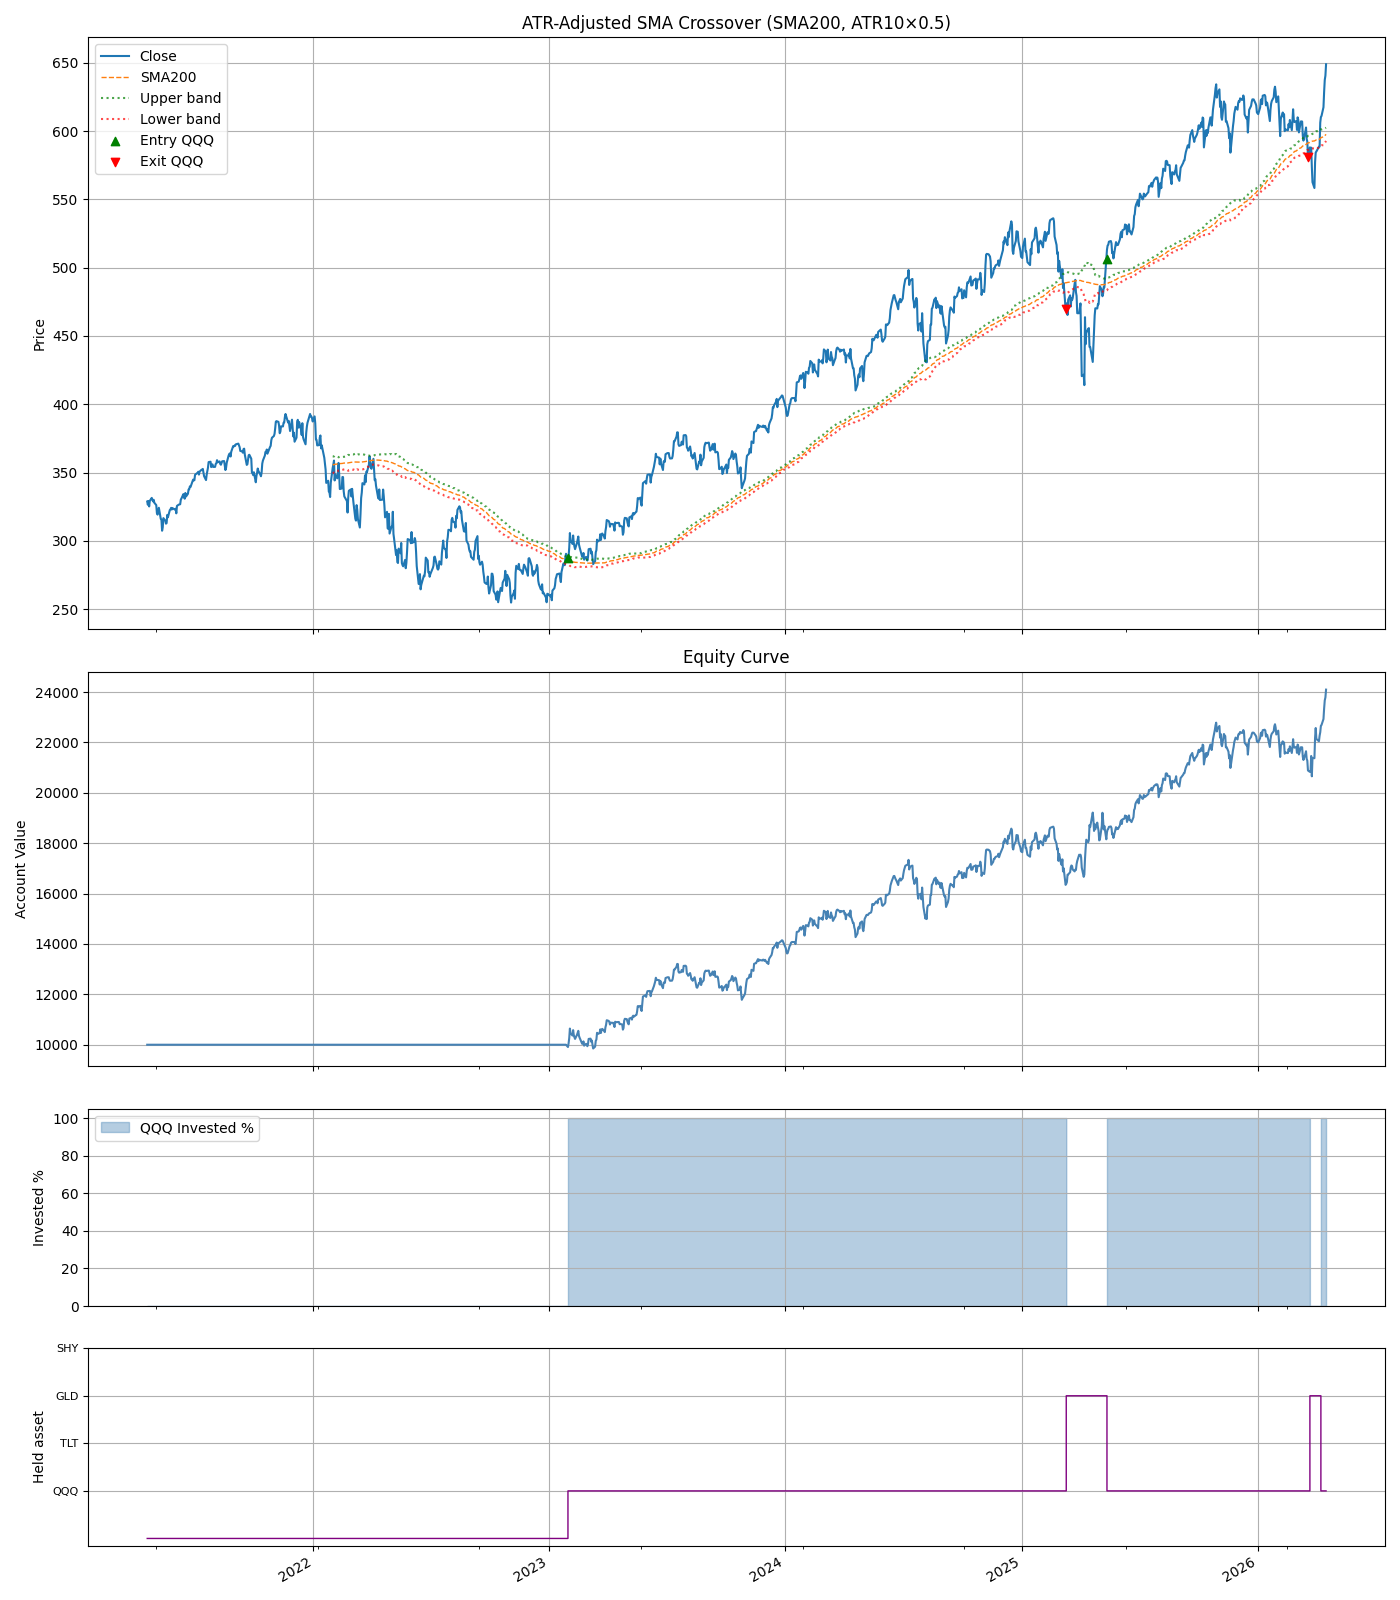

Python code for this plot:
"""
Backtest QQQ - ATR-Adjusted SMA Crossover

Direct upgrade over fixed-band SMA crossover. The band widens automatically
during high-volatility periods (fewer whipsaws) and narrows during calm markets
(more responsive signals).

Entry: Close > SMA(sma_window) * (1 + ATR(atr_window)/Close * atr_multiplier)
Exit:  Close < SMA(sma_window) * (1 - ATR(atr_window)/Close * atr_multiplier)

When alt_dfs provided: on exit from QQQ, rotate to best of alt_assets (TLT/GLD)
by N-day momentum, or safe_asset (SHY) if all negative. Re-enter QQQ on entry signal.

Grid search: sma_window (100-250), atr_window (10-20), atr_multiplier (0.5-2.0)
"""

import os
import math
import itertools
import pandas as pd
import numpy as np
import yfinance as yf
import matplotlib.pyplot as plt


DEFAULT_ALT_ASSETS   = ('TLT', 'GLD')
DEFAULT_SAFE_ASSET   = 'SHY'
DEFAULT_ALT_LOOKBACK = 63


def fetch_data(ticker='QQQ', period='5y'):
    df = yf.download(ticker, period=period, progress=False)
    df = df.dropna()
    if getattr(df.columns, 'nlevels', 1) > 1:
        df.columns = df.columns.droplevel(1)
    return df


def fetch_all(assets, period='5y'):
    """Download Open+Close for each asset. Returns dict {ticker: df}."""
    dfs = {}
    for ticker in assets:
        df = yf.download(ticker, period=period, progress=False)
        df = df.dropna()
        if getattr(df.columns, 'nlevels', 1) > 1:
            df.columns = df.columns.droplevel(1)
        dfs[ticker] = df[['Open', 'Close']]
    return dfs


def select_alt_asset(mom_row, alt_assets, safe_asset):
    """Pick best alt asset with positive momentum, else safe_asset."""
    alt_mom = {t: float(mom_row[t]) for t in alt_assets
               if t in mom_row.index and not pd.isna(mom_row[t])}
    if not alt_mom:
        return safe_asset
    best = max(alt_mom, key=alt_mom.get)
    return best if alt_mom[best] > 0 else safe_asset


def compute_atr(df, window):
    prev_close = df['Close'].shift(1)
    tr = pd.concat([
        df['High'] - df['Low'],
        (df['High'] - prev_close).abs(),
        (df['Low'] - prev_close).abs(),
    ], axis=1).max(axis=1)
    return tr.rolling(window).mean()


def max_drawdown(equity):
    roll_max = equity.cummax()
    return ((equity - roll_max) / roll_max).min()


def compute_stats(equity_series, initial_capital, closed_trades, df=None):
    trades_df = pd.DataFrame(closed_trades)
    total_return = equity_series.iloc[-1] / initial_capital - 1.0
    years = (equity_series.index[-1] - equity_series.index[0]).days / 365.25
    cagr = (equity_series.iloc[-1] / initial_capital) ** (1 / years) - 1 if years > 0 else np.nan
    if df is not None and years > 0:
        bh_cagr = (float(df['Close'].iloc[-1]) / float(df['Close'].iloc[0])) ** (1 / years) - 1
    else:
        bh_cagr = np.nan
    md = max_drawdown(equity_series)
    if len(trades_df) > 0 and 'pnl' in trades_df.columns:
        qqq_trades = trades_df[trades_df['asset'] == 'QQQ'] if 'asset' in trades_df.columns else trades_df
        if len(qqq_trades) == 0:
            qqq_trades = trades_df
        win_rate = len(qqq_trades[qqq_trades['pnl'] > 0]) / len(qqq_trades)
        avg_pnl = qqq_trades['pnl'].mean()
        trade_returns = (qqq_trades['exit_price'] - qqq_trades['entry_price']) / qqq_trades['entry_price']
        avg_trade_return = trade_returns.mean()
        max_trade_gain = trade_returns.max()
        max_trade_drop = trade_returns.min()
    else:
        win_rate = avg_pnl = avg_trade_return = max_trade_gain = max_trade_drop = np.nan
    return {
        'total_return': total_return, 'cagr': cagr, 'bh_cagr': bh_cagr,
        'max_drawdown': md, 'n_trades_closed': len(trades_df),
        'win_rate': win_rate, 'avg_pnl': avg_pnl,
        'avg_trade_return': avg_trade_return,
        'max_trade_gain': max_trade_gain, 'max_trade_drop': max_trade_drop,
        'trades_df': trades_df,
    }


def print_stats(stats, initial_capital, equity_series, sma_window, atr_window, atr_multiplier, out_paths):
    print('ATR-Adjusted SMA backtest summary:')
    print(f'Initial capital:          {initial_capital:,.2f}')
    print(f'SMA window:               {sma_window}')
    print(f'ATR window:               {atr_window}')
    print(f'ATR multiplier:           {atr_multiplier}')
    print(f'Final equity:             {equity_series.iloc[-1]:,.2f}')
    print(f'Total return:             {stats["total_return"]:.2%}')
    print(f'CAGR:                     {stats["cagr"]:.2%}')
    print(f'CAGR buy & hold:          {stats["bh_cagr"]:.2%}' if not pd.isna(stats['bh_cagr']) else 'CAGR buy & hold:          N/A')
    print(f'Max drawdown:             {stats["max_drawdown"]:.2%}')
    print(f'Number of trades:         {stats["n_trades_closed"]}')
    if not pd.isna(stats['win_rate']):
        print(f'Win rate:                 {stats["win_rate"]:.2%}')
        print(f'Average return per trade: {stats["avg_trade_return"]:.2%}')
        print(f'Max gain per trade:       {stats["max_trade_gain"]:.2%}')
        print(f'Max drop per trade:       {stats["max_trade_drop"]:.2%}')
    print(f'Trades CSV:               {out_paths["trades_csv"]}')
    print(f'Plot:                     {out_paths["fig_path"]}')


def save_plots(df, equity_series, invested_list, stats, sma_window, atr_window, atr_multiplier,
               out_dir, held_asset_list=None, all_assets=None):
    trades_df = stats['trades_df'].copy()
    if len(trades_df) > 0:
        trades_df['entry_date'] = pd.to_datetime(trades_df['entry_date'])
        trades_df['exit_date']  = pd.to_datetime(trades_df['exit_date'])

    invested_series = pd.Series(invested_list, index=equity_series.index)

    n_panels = 4 if held_asset_list is not None else 3
    height_ratios = [3, 2, 1, 1] if n_panels == 4 else [3, 2, 1]
    fig, axes = plt.subplots(n_panels, 1, sharex=True, figsize=(14, 4 * n_panels),
                             gridspec_kw={'height_ratios': height_ratios})
    ax_price, ax_equity, ax_inv = axes[0], axes[1], axes[2]

    df['Close'].plot(ax=ax_price, label='Close')
    df['SMA'].plot(ax=ax_price, label=f'SMA{sma_window}', linestyle='--', linewidth=1)
    df['upper_band'].plot(ax=ax_price, label='Upper band', linestyle=':', color='green', alpha=0.7)
    df['lower_band'].plot(ax=ax_price, label='Lower band', linestyle=':', color='red', alpha=0.7)
    if len(trades_df) > 0:
        qqq_trades = trades_df[trades_df['asset'] == 'QQQ'] if 'asset' in trades_df.columns else trades_df
        if len(qqq_trades) > 0:
            ax_price.scatter(qqq_trades['entry_date'], qqq_trades['entry_price'],
                             marker='^', color='green', label='Entry QQQ', zorder=5)
            ax_price.scatter(qqq_trades['exit_date'], qqq_trades['exit_price'],
                             marker='v', color='red', label='Exit QQQ', zorder=5)
    ax_price.set_title(f'ATR-Adjusted SMA Crossover (SMA{sma_window}, ATR{atr_window}×{atr_multiplier})')
    ax_price.set_ylabel('Price')
    ax_price.legend()
    ax_price.grid(True)

    equity_series.plot(ax=ax_equity, color='steelblue')
    ax_equity.set_title('Equity Curve')
    ax_equity.set_ylabel('Account Value')
    ax_equity.grid(True)

    ax_inv.fill_between(invested_series.index, invested_series.values * 100,
                        step='post', alpha=0.4, color='steelblue', label='QQQ Invested %')
    ax_inv.set_ylabel('Invested %')
    ax_inv.set_ylim(0, 105)
    ax_inv.grid(True)
    ax_inv.legend()

    if held_asset_list is not None and all_assets is not None:
        ax_held = axes[3]
        asset_codes = {a: i for i, a in enumerate(all_assets)}
        held_series = pd.Series(held_asset_list, index=equity_series.index)
        held_numeric = held_series.map(asset_codes).fillna(-1)
        held_numeric.plot(ax=ax_held, drawstyle='steps-post', color='purple', linewidth=1)
        ax_held.set_yticks(list(asset_codes.values()))
        ax_held.set_yticklabels(list(asset_codes.keys()), fontsize=8)
        ax_held.set_ylabel('Held asset')
        ax_held.grid(True)

    fig.tight_layout()
    out_fig = os.path.join(out_dir, 'backtest_atr_sma.png')
    fig.savefig(out_fig)
    plt.close(fig)
    return out_fig


def run_backtest_atr_sma(ticker='QQQ', period='5y', initial_capital=10000.0,
                          sma_window=200, atr_window=20, atr_multiplier=1.0,
                          alt_assets=DEFAULT_ALT_ASSETS,
                          safe_asset=DEFAULT_SAFE_ASSET,
                          alt_lookback=DEFAULT_ALT_LOOKBACK,
                          verbose=True, df=None, alt_dfs=None):
    out_dir = os.path.dirname(__file__)
    if df is None:
        df = fetch_data(ticker, period)
        df.index = pd.to_datetime(df.index)
        df = df[['Open', 'High', 'Low', 'Close', 'Volume']]
    if df.empty:
        raise ValueError('No data returned.')
    df = df.copy()

    use_alt = alt_dfs is not None

    if use_alt:
        alt_all    = list(alt_assets) + [safe_asset]
        alt_closes = pd.DataFrame({t: alt_dfs[t]['Close'] for t in alt_all if t in alt_dfs})
        alt_opens  = pd.DataFrame({t: alt_dfs[t]['Open']  for t in alt_all if t in alt_dfs})
        common     = df.index.intersection(alt_closes.dropna().index)
        df         = df.loc[common].copy()
        alt_closes = alt_closes.loc[common]
        alt_opens  = alt_opens.loc[common]
        alt_momentum = alt_closes / alt_closes.shift(alt_lookback) - 1

    df['SMA']        = df['Close'].rolling(sma_window).mean()
    df['ATR']        = compute_atr(df, atr_window)
    df['band']       = df['ATR'] / df['Close'] * atr_multiplier
    df['upper_band'] = df['SMA'] * (1 + df['band'])
    df['lower_band'] = df['SMA'] * (1 - df['band'])

    warmup = max(sma_window, atr_window)

    cash        = float(initial_capital)
    shares      = 0.0
    in_position = False
    entry_price = entry_date = entry_idx = None

    alt_asset       = None
    alt_shares      = 0.0
    alt_entry_price = None
    alt_entry_date  = None
    alt_entry_idx   = None

    equity_list     = []
    equity_dates    = []
    invested_list   = []
    held_asset_list = []
    closed_trades   = []

    for i in range(len(df)):
        date  = df.index[i]
        close = float(df['Close'].iat[i])

        alt_val   = (alt_shares * float(alt_closes[alt_asset].iat[i])
                     if use_alt and alt_asset is not None else 0.0)
        pos_value = shares * close
        eq        = cash + pos_value + alt_val
        equity_list.append(eq)
        equity_dates.append(date)
        invested_list.append(pos_value / eq if eq > 0 else 0.0)
        held_asset_list.append(
            ticker if in_position
            else (alt_asset if use_alt and alt_asset else 'CASH')
        )

        if i < warmup:
            continue
        sma_val  = df['SMA'].iat[i]
        band_val = df['band'].iat[i]
        if pd.isna(sma_val) or pd.isna(band_val):
            continue
        sma_f, band_f = float(sma_val), float(band_val)

        # Exit QQQ
        if in_position and close < sma_f * (1 - band_f):
            proceeds = shares * close
            pnl      = proceeds - shares * entry_price
            closed_trades.append({
                'asset': ticker,
                'entry_date': entry_date, 'entry_price': entry_price,
                'exit_date': date,        'exit_price': close,
                'shares': shares, 'pnl': pnl, 'held_days': i - (entry_idx or i),
            })
            cash       += proceeds
            shares      = 0.0
            in_position = False
            entry_price = entry_date = entry_idx = None

            # Rotate into alt when data available
            if use_alt and i + 1 < len(df) and not alt_momentum.iloc[i].isna().all():
                target        = select_alt_asset(alt_momentum.iloc[i], alt_assets, safe_asset)
                next_open_alt = float(alt_opens[target].iat[i + 1])
                alt_shares      = cash / next_open_alt
                cash           -= alt_shares * next_open_alt
                alt_asset       = target
                alt_entry_price = next_open_alt
                alt_entry_date  = df.index[i + 1]
                alt_entry_idx   = i + 1

        # Entry QQQ (sell alt first if held)
        if not in_position and close > sma_f * (1 + band_f):
            if i + 1 < len(df):
                next_open = float(df['Open'].iat[i + 1])
                next_date = df.index[i + 1]

                if use_alt and alt_asset is not None and alt_shares > 0:
                    exit_alt_px  = float(alt_opens[alt_asset].iat[i + 1])
                    alt_proceeds = alt_shares * exit_alt_px
                    alt_pnl      = alt_proceeds - alt_shares * alt_entry_price
                    closed_trades.append({
                        'asset': alt_asset,
                        'entry_date': alt_entry_date, 'entry_price': alt_entry_price,
                        'exit_date': next_date,        'exit_price': exit_alt_px,
                        'shares': alt_shares, 'pnl': alt_pnl,
                        'held_days': i + 1 - (alt_entry_idx or i + 1),
                    })
                    cash       += alt_proceeds
                    alt_shares  = 0.0
                    alt_asset   = None
                    alt_entry_price = alt_entry_date = alt_entry_idx = None

                shares      = cash / next_open
                cash       -= shares * next_open
                in_position = True
                entry_price = next_open
                entry_date  = next_date
                entry_idx   = i + 1

    equity_series = pd.Series(equity_list, index=equity_dates)
    stats = compute_stats(equity_series, initial_capital, closed_trades, df=df)

    trades_csv = fig_path = None
    if verbose:
        trades_csv = os.path.join(out_dir, 'trades_detail_atr_sma.csv')
        stats['trades_df'].to_csv(trades_csv, index=False)
        all_assets_plot = ([ticker] + list(alt_assets) + [safe_asset]) if use_alt else None
        fig_path = save_plots(df, equity_series, invested_list, stats,
                              sma_window, atr_window, atr_multiplier, out_dir,
                              held_asset_list=held_asset_list if use_alt else None,
                              all_assets=all_assets_plot)
        print_stats(stats, initial_capital, equity_series, sma_window, atr_window, atr_multiplier,
                    {'trades_csv': trades_csv, 'fig_path': fig_path})

    def _f(v):
        return round(float(v), 3) if not pd.isna(v) else None

    return {
        'initial_capital': float(initial_capital),
        'final_equity': _f(equity_series.iloc[-1]),
        'total_return': _f(stats['total_return']),
        'cagr': _f(stats['cagr']),
        'bh_cagr': _f(stats['bh_cagr']),
        'max_drawdown': _f(stats['max_drawdown']),
        'n_trades_closed': int(stats['n_trades_closed']),
        'win_rate': _f(stats['win_rate']),
        'avg_trade_return': _f(stats['avg_trade_return']),
        'max_trade_gain': _f(stats['max_trade_gain']),
        'max_trade_drop': _f(stats['max_trade_drop']),
        'fig_path': fig_path,
        'trades_csv': trades_csv,
    }


def grid_search(ticker='QQQ', period='5y', initial_capital=10000.0,
                sma_window_values=(100, 150, 200, 250),
                atr_window_values=(10, 14, 20),
                atr_multiplier_values=(0.5, 1.0, 1.5, 2.0),
                alt_assets=DEFAULT_ALT_ASSETS,
                safe_asset=DEFAULT_SAFE_ASSET,
                alt_lookback=DEFAULT_ALT_LOOKBACK,
                maximize='cagr'):
    combos = list(itertools.product(sma_window_values, atr_window_values, atr_multiplier_values))
    print(f'Grid search: {len(combos)} combinations...')
    print('Downloading QQQ data once...')
    raw_df = fetch_data(ticker, period)
    raw_df.index = pd.to_datetime(raw_df.index)
    raw_df = raw_df[['Open', 'High', 'Low', 'Close', 'Volume']]
    if raw_df.empty:
        raise ValueError('No data returned.')

    print('Downloading alt asset data (TLT, GLD, SHY)...')
    raw_alt_dfs = fetch_all(list(alt_assets) + [safe_asset], period)

    results = []
    for sma_w, atr_w, atr_m in combos:
        try:
            res = run_backtest_atr_sma(
                initial_capital=initial_capital,
                sma_window=sma_w, atr_window=atr_w, atr_multiplier=atr_m,
                alt_assets=alt_assets, safe_asset=safe_asset, alt_lookback=alt_lookback,
                verbose=False, df=raw_df, alt_dfs=raw_alt_dfs,
            )
            results.append({
                'sma_window': sma_w, 'atr_window': atr_w, 'atr_multiplier': atr_m,
                'cagr': res['cagr'], 'total_return': res['total_return'],
                'max_drawdown': res['max_drawdown'], 'win_rate': res['win_rate'],
                'n_trades': res['n_trades_closed'],
            })
        except Exception as e:
            print(f'  ERROR sma={sma_w},atr={atr_w},mult={atr_m}: {e}')

    results_df = pd.DataFrame(results).sort_values(maximize, ascending=False).reset_index(drop=True)
    print(f'\nTop 10 by {maximize}:')
    print(results_df.head(10).to_string(index=False))

    out_dir = os.path.dirname(__file__)
    csv_path = os.path.join(out_dir, 'grid_search_results.csv')
    results_df.to_csv(csv_path, index=False)
    print(f'\nFull results saved to: {csv_path}')

    best = results_df.iloc[0]
    print(f'\n--- Best parameters (by {maximize}) ---')
    print(f'  sma_window={int(best["sma_window"])}, atr_window={int(best["atr_window"])}, '
          f'atr_multiplier={best["atr_multiplier"]}')
    print('Running full backtest with best parameters...\n')
    run_backtest_atr_sma(
        initial_capital=initial_capital,
        sma_window=int(best['sma_window']),
        atr_window=int(best['atr_window']),
        atr_multiplier=best['atr_multiplier'],
        alt_assets=alt_assets, safe_asset=safe_asset, alt_lookback=alt_lookback,
        verbose=True, df=raw_df, alt_dfs=raw_alt_dfs,
    )
    return results_df


if __name__ == '__main__':
    res = run_backtest_atr_sma(initial_capital=10000.0, sma_window=200, atr_window=20, atr_multiplier=1.0)
    print('\nRESULT:', res)
